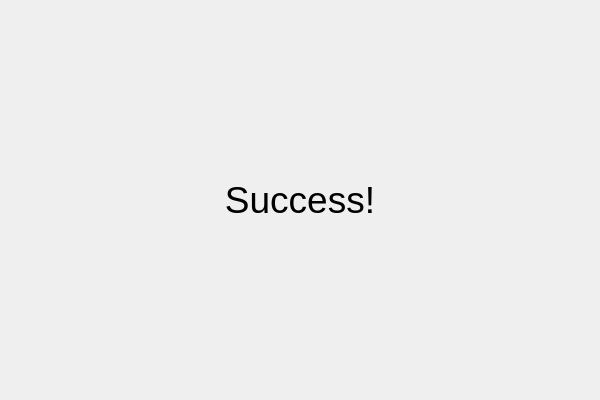
<?xml version="1.0" encoding="UTF-8"?>
<ui version="4.0">
 <class>SuccessWidgetClass</class>
 <widget class="QWidget" name="SuccessWidgetClass">
  <property name="geometry">
   <rect>
    <x>0</x>
    <y>0</y>
    <width>600</width>
    <height>400</height>
   </rect>
  </property>
  <property name="windowTitle">
   <string>SuccessWidget</string>
  </property>
  <layout class="QGridLayout" name="gridLayout">
   <item row="1" column="1">
    <widget class="QLabel" name="message">
     <property name="font">
      <font>
       <pointsize>28</pointsize>
      </font>
     </property>
     <property name="text">
      <string>Success!</string>
     </property>
     <property name="alignment">
      <set>Qt::AlignmentFlag::AlignCenter</set>
     </property>
    </widget>
   </item>
   <item row="0" column="1">
    <spacer name="verticalSpacer">
     <property name="orientation">
      <enum>Qt::Orientation::Vertical</enum>
     </property>
     <property name="sizeType">
      <enum>QSizePolicy::Policy::Preferred</enum>
     </property>
     <property name="sizeHint" stdset="0">
      <size>
       <width>20</width>
       <height>40</height>
      </size>
     </property>
    </spacer>
   </item>
   <item row="1" column="0">
    <spacer name="horizontalSpacer">
     <property name="orientation">
      <enum>Qt::Orientation::Horizontal</enum>
     </property>
     <property name="sizeType">
      <enum>QSizePolicy::Policy::Preferred</enum>
     </property>
     <property name="sizeHint" stdset="0">
      <size>
       <width>40</width>
       <height>20</height>
      </size>
     </property>
    </spacer>
   </item>
   <item row="1" column="2">
    <spacer name="horizontalSpacer_2">
     <property name="orientation">
      <enum>Qt::Orientation::Horizontal</enum>
     </property>
     <property name="sizeType">
      <enum>QSizePolicy::Policy::Preferred</enum>
     </property>
     <property name="sizeHint" stdset="0">
      <size>
       <width>40</width>
       <height>20</height>
      </size>
     </property>
    </spacer>
   </item>
   <item row="2" column="1">
    <spacer name="verticalSpacer_2">
     <property name="orientation">
      <enum>Qt::Orientation::Vertical</enum>
     </property>
     <property name="sizeType">
      <enum>QSizePolicy::Policy::Preferred</enum>
     </property>
     <property name="sizeHint" stdset="0">
      <size>
       <width>20</width>
       <height>40</height>
      </size>
     </property>
    </spacer>
   </item>
  </layout>
 </widget>
 <layoutdefault spacing="6" margin="11"/>
 <resources/>
 <connections/>
</ui>
